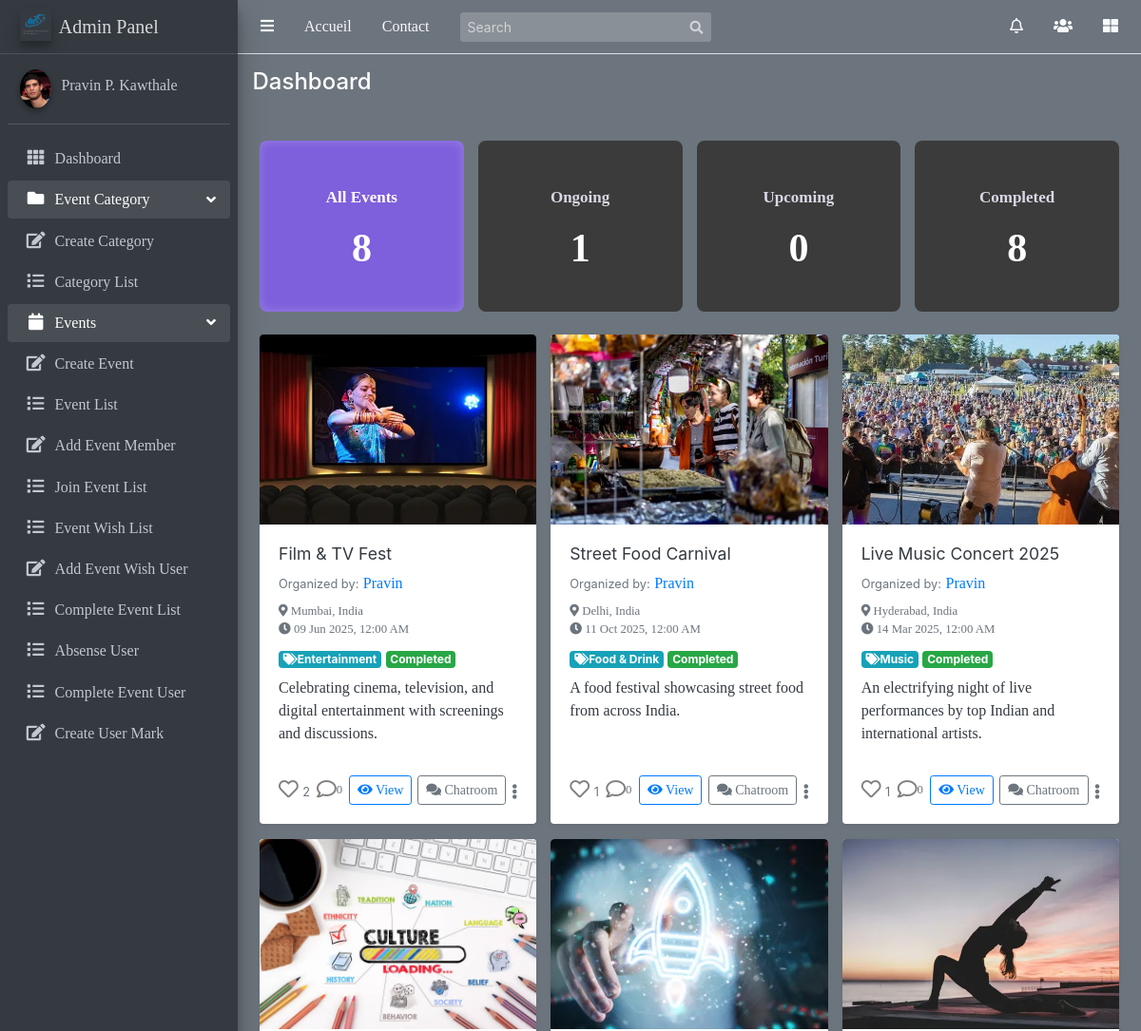
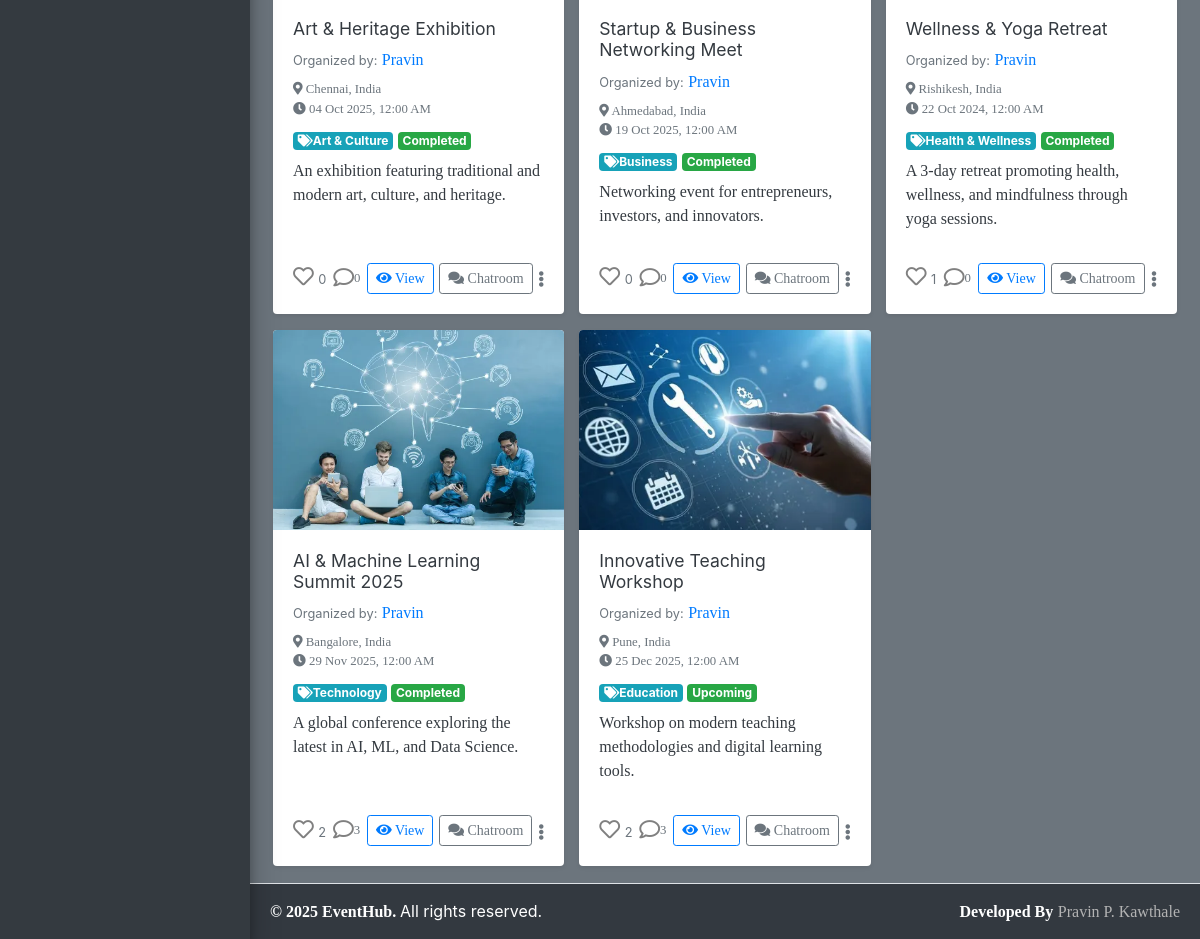
Screenshot of /Events/my-events/ (signed in) with the database file from the repository (2 pictures, top to bottom).
### Event/models.py (models this page shows, shortened)
class Event(models.Model):
    title = models.CharField(max_length=100)
    description = models.TextField()
    category = models.ForeignKey(Category, on_delete=models.SET_NULL, null=True, related_name="events")
    date = models.DateTimeField()
    location = models.CharField(max_length=300)
    start_time = models.TimeField()
    end_time = models.TimeField()
    created_at = models.DateTimeField(auto_now_add=True)
    updated_at = models.DateTimeField(auto_now=True)
    organizer = models.ForeignKey(User, on_delete=models.CASCADE, related_name='events_created')
    participants = models.ManyToManyField(User, related_name='events_participated', blank=True)
    image = models.ImageField(upload_to="event_images/", default="event_images/default.png")
    comments_enabled=models.BooleanField(default=True)
    likes=models.ManyToManyField(User,related_name='liked_events',blank=True)
    @property
    def get_status(self):
        now = timezone.now()
        event_start_datetime = self.date
        if now.date()==event_start_datetime.date():
            if self.start_time <= now.time() <= self.end_time:
                return "Ongoing"
            elif now.time() < self.start_time:
                return "Upcoming"
            else:
                return "Completed"
        if now > event_start_datetime:
            return "Completed"
        if now < event_start_datetime:
            return "Upcoming"
        return "Ongoing"
    class Meta:
        ordering = ['-start_time']

class Category(models.Model):
    name = models.CharField(max_length=100, unique=True)
    description = models.TextField(blank=True)
    slug = models.SlugField(unique=True, blank=True)
    favicon = models.ImageField(upload_to='category_favicons/', null=True, blank=True)

### Event/views.py (the view)
# urls.py: path('my-events/', views.MyEvents.as_view(), name='my_events'),
class MyEvents(LoginRequiredMixin, ListView):
    model = Event
    template_name = 'Event/MyEvents.html'
    context_object_name = 'events'
    def get_queryset(self):
        now = timezone.now()
        qs = Event.objects.filter(organizer=self.request.user)
        qs = qs.annotate(
        status=Case(
                    When(
                                date__date=now.date(),
                                start_time__lte=now.time(),
                                end_time__gte=now.time(),
                                then=Value('ongoing')
                        ),
                    When(date__lt=now, then=Value('completed')),
                    When(date__gt=now, then=Value('upcoming')),
                    default=Value('ongoing'),
                    output_field=CharField()
                )
        )
        status_filter = self.request.GET.get('status', 'all').lower()
        if status_filter in ['completed', 'ongoing', 'upcoming']:
            qs = qs.filter(status__iexact=status_filter)
        return qs
    def get_context_data(self, **kwargs):
        context = super().get_context_data(**kwargs)
        now = timezone.now()
        user_events = Event.objects.filter(organizer=self.request.user)
        context['current_status'] = self.request.GET.get('status', 'all').lower()
        context['total_events'] = user_events.count()
        context['completed_events_count'] = user_events.filter(date__lt=now).count()
        context['ongoing_events_count'] = user_events.filter(date=now.date()).count()
        context['upcoming_events_count'] = user_events.filter(date__gt=now).count()
        return context

### user/context_processors.py (called while the page is built)
def notifications(request):
    if request.user.is_authenticated:
        navbar_notifications = Notification.objects.filter(
            receiver=request.user
        ).order_by('-timestamp')[:5]  # latest 5 notifications
        navbar_unread_count = Notification.objects.filter(
            receiver=request.user,
            is_read=False
        ).count()
    else:
        navbar_notifications = []
        navbar_unread_count = 0
    return {
        'navbar_notifications': navbar_notifications,
        'navbar_unread_count': navbar_unread_count
    }

### templates/Event/MyEvents.html (shortened to what this page needs)
{% extends 'base/base.html' %}
{% load static %}
{% block content %}
<div class="container mt-4">
    <div class="row g-4 mb-4">
        <div class="col-md-3">
            <a href="{% url 'my_events' %}" class="text-decoration-none">
                <div class="summary-card {% if current_status == 'all' or not current_status %}highlight{% endif %}">
                    <p>All Events</p>
                    <h2>{{ total_events }}</h2>
                </div>
            </a>
        </div>
        <div class="col-md-3">
            <a href="?status=ongoing" class="text-decoration-none">
                <div class="summary-card {% if current_status == 'ongoing' %}highlight{% endif %}">
                    <p>Ongoing</p>
                    <h2>{{ ongoing_events_count }}</h2>
                </div>
            </a>
        </div>
        <div class="col-md-3">
            <a href="?status=upcoming" class="text-decoration-none">
                <div class="summary-card {% if current_status == 'upcoming' %}highlight{% endif %}">
                    <p>Upcoming</p>
                    <h2>{{ upcoming_events_count }}</h2>
                </div>
            </a>
        </div>
        <div class="col-md-3">
            <a href="?status=completed" class="text-decoration-none">
                <div class="summary-card {% if current_status == 'completed' %}highlight{% endif %}">
                    <p>Completed</p>
                    <h2>{{ completed_events_count }}</h2>
                </div>
            </a>
        </div>
    </div>
    <div class="row g-4">
        {% for event in events %}
        <div class="col-md-4 d-flex">
            <div class="card shadow-sm border-0 rounded-4 overflow-hidden flex-fill">
                {% if event.image %}
                    <img src="{{ event.image.url }}"
                     class="card-img-top rounded-top-4"
                     alt="{{ event.title }}"
                     style="height:200px; object-fit:cover;">
                {%else%}
                    <img src="{% static 'images/default_event.jpg' %}"
                     class="card-img-top rounded-top-4"
                     alt="Default Event"
                     style="height:200px; object-fit:cover;">
                {% endif %}
                <div class="card-body d-flex flex-column">
                    <h5 class="card-title fw-bold text-dark mb-2" style="font-size:1.1rem;">
                        {{ event.title }}
                    </h5>
                    <div class="mb-2">
                        <span class="text-muted small me-1">Organized by:</span>
                        <a href="{% url 'user_profile' username=event.organizer.username %}"
                           class="fw-bold text-primary text-decoration-none">
                            {{ event.organizer.username }}
                        </a>
                    </div>
                    <p class="card-text text-muted small mb-2">
                        <i class="fas fa-map-marker-alt me-1"></i> {{ event.location }} <br>
                        <i class="fas fa-clock me-1"></i> {{ event.date|date:"d M Y, h:i A" }}
                    </p>
                    <div class="mb-2">
                        {% if event.category %}
                        <span class="badge bg-info">
                            <i class="fas fa-tags me-1"></i>{{ event.category.name }}
                        </span>
                        {% endif %}
                        <span class="badge bg-success">{{ event.get_status }}</span>
                    </div>
                    <p class="card-text flex-grow-1 text-dark">{{ event.description|truncatewords:20 }}</p>
                    <div class="d-flex justify-content-between align-items-center mt-3">
                        <form action="{% url 'like_event' event.pk %}" method="post" class="d-inline me-2">
                            <button type="submit" style="background:none; border:none;" class="p-0 m-0">
                                {% if event.is_liked %}
                                    <i class="fas fa-heart" style="color:red; font-size:1.3rem;"></i>
                                {% else %}
                                    <i class="far fa-heart" style="color:gray; font-size:1.3rem;"></i>
                                {% endif %}
                            </button>
                            <span class="ms-1 small text-muted">{{ event.like_set.count }}</span>
                        </form>
                        <a href="{% url 'comment_event' event.pk %}" class="btn p-0 m-0 d-flex align-items-center text-decoration-none">
                            <i class="far fa-comment" style="color:gray; font-size:1.3rem;"></i>
                            <span class="ms-1 small text-muted">{{ event.comments.count }}</span>
                        </a>
                        <a href="{% url 'event_detail' event.pk %}" class="btn btn-sm btn-outline-primary">
                            <i class="fas fa-eye"></i> View
                        </a>
                        <a href="{% url 'chat_room' event.pk %}" class="btn btn-sm btn-outline-secondary">
                            <i class="fas fa-comments"></i> Chatroom
                        </a>
                        {% if request.user == event.organizer %}
                        <div class="dropdown">
                            <button class="btn p-0 m-0 text-secondary" type="button" id="dropdownMenu{{ event.pk }}" data-bs-toggle="dropdown" aria-expanded="false" style="border: none; background: transparent;">
                                <i class="fas fa-ellipsis-v"></i>
                            </button>
                        </div>
                        {% endif %}
                    </div>
                </div>
            </div>
        </div>
        {% empty %}
        <div class="col-12 text-center">
            <div class="alert alert-info">
                <i class="fas fa-info-circle me-1"></i> No events found.
            </div>
        </div>
        {% endfor %}
    </div>
</div>
{% endblock content %}

### templates/Event/MyEvents.html (style rules this page uses)
body { background: #0f0f16; font-family: "Inter", sans-serif; }
.summary-card { background: #3b3b3b; border-radius: 8px; padding: 15px 10px; min-height: 180px; display: flex; flex-direction: column; justify-content: center; text-align: center; color: #d8d8e6; transition: 0.25s ease; box-shadow: inset 0 0 0 0 rgba(0,0,0,0); }
.summary-card h2 { font-size: 42px; font-weight: 700; margin: 0; color: #ffffff; }
.summary-card p { font-size: 17px; margin-top: 6px; font-weight: 600; }
.summary-card.highlight { background: #7e5fdc !important; color: #fff !important; box-shadow: inset 0 0 12px rgba(255,255,255,0.22); }

### rows the page displays
Event: image (picture), title "Film & TV Fest", organizer.username "Pravin", location "Mumbai, India", date "09 Jun 2025, 12:00 AM", category.name "Entertainment", get_status "Completed", description "Celebrating cinema, television, and digital entertainment with screenings and discussions.", like_set.count "2", comments.count "0"
Event: image (picture), title "Street Food Carnival", organizer.username "Pravin", location "Delhi, India", date "11 Oct 2025, 12:00 AM", category.name "Food & Drink", get_status "Completed", description "A food festival showcasing street food from across India.", like_set.count "1", comments.count "0"
Event: image (picture), title "Live Music Concert 2025", organizer.username "Pravin", location "Hyderabad, India", date "14 Mar 2025, 12:00 AM", category.name "Music", get_status "Completed", description "An electrifying night of live performances by top Indian and international artists.", like_set.count "1", comments.count "0"
Event: image (picture), title "Art & Heritage Exhibition", organizer.username "Pravin", location "Chennai, India", date "04 Oct 2025, 12:00 AM", category.name "Art & Culture", get_status "Completed", description "An exhibition featuring traditional and modern art, culture, and heritage.", like_set.count "0", comments.count "0"
Event: image (picture), title "Startup & Business Networking Meet", organizer.username "Pravin", location "Ahmedabad, India", date "19 Oct 2025, 12:00 AM", category.name "Business", get_status "Completed", description "Networking event for entrepreneurs, investors, and innovators.", like_set.count "0", comments.count "0"
Event: image (picture), title "Wellness & Yoga Retreat", organizer.username "Pravin", location "Rishikesh, India", date "22 Oct 2024, 12:00 AM", category.name "Health & Wellness", get_status "Completed", description "A 3-day retreat promoting health, wellness, and mindfulness through yoga sessions.", like_set.count "1", comments.count "0"
Event: image (picture), title "AI & Machine Learning Summit 2025", organizer.username "Pravin", location "Bangalore, India", date "29 Nov 2025, 12:00 AM", category.name "Technology", get_status "Completed", description "A global conference exploring the latest in AI, ML, and Data Science.", like_set.count "2", comments.count "3"
Event: image (picture), title "Innovative Teaching Workshop", organizer.username "Pravin", location "Pune, India", date "25 Dec 2025, 12:00 AM", category.name "Education", get_status "Upcoming", description "Workshop on modern teaching methodologies and digital learning tools.", like_set.count "2", comments.count "3"

### other values shown
{{ total_events }} "8"
{{ ongoing_events_count }} "1"
{{ upcoming_events_count }} "0"
{{ completed_events_count }} "8"
